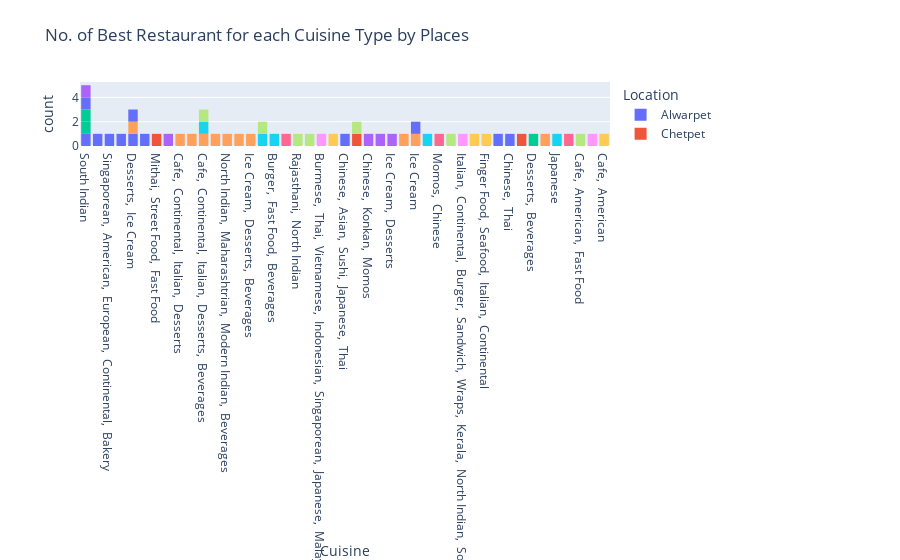

Notebook source saved alongside this figure:
### Code cell
fig = px.histogram(highest_rated_df, x='Cuisine', color='Location',
 title= 'No. of Best Restaurant for each Cuisine Type by Places')
# .update_xaxes(categoryorder="total desce")
fig.show()

### Figure 1 — Plotly figure (JSON) as saved in the notebook; plotly's stock layout.template omitted (floating-point values rounded to 4 significant figures)
{"data": [{"alignmentgroup": "True", "bingroup": "x", "hovertemplate": "Location=Alwarpet<br>Cuisine=%{x}<br>count=%{y}<extra></extra>", "legendgroup": "Alwarpet", "marker": {"color": "#636efa", "pattern": {"shape": ""}}, "name": "Alwarpet", "offsetgroup": "Alwarpet", "orientation": "v", "showlegend": true, "type": "histogram", "visible": true, "x": ["South Indian", "Middle Eastern", "Singaporean,  American,  European,  Continental,  Bakery", "Fast Food,  Desserts,  Beverages", "Desserts,  Ice Cream", "Thai"], "xaxis": "x", "yaxis": "y"}, {"alignmentgroup": "True", "bingroup": "x", "hovertemplate": "Location=Chetpet<br>Cuisine=%{x}<br>count=%{y}<extra></extra>", "legendgroup": "Chetpet", "marker": {"color": "#EF553B", "pattern": {"shape": ""}}, "name": "Chetpet", "offsetgroup": "Chetpet", "orientation": "v", "showlegend": true, "type": "histogram", "visible": true, "x": ["Mithai,  Street Food,  Fast Food"], "xaxis": "x", "yaxis": "y"}, {"alignmentgroup": "True", "bingroup": "x", "hovertemplate": "Location=Velachery<br>Cuisine=%{x}<br>count=%{y}<extra></extra>", "legendgroup": "Velachery", "marker": {"color": "#00cc96", "pattern": {"shape": ""}}, "name": "Velachery", "offsetgroup": "Velachery", "orientation": "v", "showlegend": true, "type": "histogram", "x": ["South Indian"], "xaxis": "x", "yaxis": "y"}, {"alignmentgroup": "True", "bingroup": "x", "hovertemplate": "Location=Royapettah<br>Cuisine=%{x}<br>count=%{y}<extra></extra>", "legendgroup": "Royapettah", "marker": {"color": "#ab63fa", "pattern": {"shape": ""}}, "name": "Royapettah", "offsetgroup": "Royapettah", "orientation": "v", "showlegend": true, "type": "histogram", "x": ["Bakery,  Desserts,  Beverages"], "xaxis": "x", "yaxis": "y"}, {"alignmentgroup": "True", "bingroup": "x", "hovertemplate": "Location=Nungambakkam<br>Cuisine=%{x}<br>count=%{y}<extra></extra>", "legendgroup": "Nungambakkam", "marker": {"color": "#FFA15A", "pattern": {"shape": ""}}, "name": "Nungambakkam", "offsetgroup": "Nungambakkam", "orientation": "v", "showlegend": true, "type": "histogram", "x": ["Desserts,  Ice Cream", "Cafe,  Continental,  Italian,  Desserts", "North Indian,  South Indian,  Chinese,  Asian,  Fast Food,  Desserts,  Beverages", "Cafe,  Continental,  Italian,  Desserts,  Beverages", "North Indian,  Desserts,  Beverages", "North Indian,  Maharashtrian,  Modern Indian,  Beverages", "Seafood,  North Indian,  Chinese", "Ice Cream,  Desserts,  Beverages"], "xaxis": "x", "yaxis": "y"}, {"alignmentgroup": "True", "bingroup": "x", "hovertemplate": "Location=Besant Nagar<br>Cuisine=%{x}<br>count=%{y}<extra></extra>", "legendgroup": "Besant Nagar", "marker": {"color": "#19d3f3", "pattern": {"shape": ""}}, "name": "Besant Nagar", "offsetgroup": "Besant Nagar", "orientation": "v", "showlegend": true, "type": "histogram", "x": ["Italian,  Mexican,  Salad", "Burger,  Fast Food,  Beverages", "Cafe,  Continental,  Italian,  Desserts,  Beverages"], "xaxis": "x", "yaxis": "y"}, {"alignmentgroup": "True", "bingroup": "x", "hovertemplate": "Location=Kilpauk<br>Cuisine=%{x}<br>count=%{y}<extra></extra>", "legendgroup": "Kilpauk", "marker": {"color": "#FF6692", "pattern": {"shape": ""}}, "name": "Kilpauk", "offsetgroup": "Kilpauk", "orientation": "v", "showlegend": true, "type": "histogram", "x": ["Fast Food"], "xaxis": "x", "yaxis": "y"}, {"alignmentgroup": "True", "bingroup": "x", "hovertemplate": "Location=Anna Nagar West<br>Cuisine=%{x}<br>count=%{y}<extra></extra>", "legendgroup": "Anna Nagar West", "marker": {"color": "#B6E880", "pattern": {"shape": ""}}, "name": "Anna Nagar West", "offsetgroup": "Anna Nagar West", "orientation": "v", "showlegend": true, "type": "histogram", "x": ["Rajasthani,  North Indian", "Asian,  Chinese,  Middle Eastern", "Italian,  Mexican,  Salad"], "xaxis": "x", "yaxis": "y"}, {"alignmentgroup": "True", "bingroup": "x", "hovertemplate": "Location=Kotturpuram<br>Cuisine=%{x}<br>count=%{y}<extra></extra>", "legendgroup": "Kotturpuram", "marker": {"color": "#FF97FF", "pattern": {"shape": ""}}, "name": "Kotturpuram", "offsetgroup": "Kotturpuram", "orientation": "v", "showlegend": true, "type": "histogram", "x": ["Burmese,  Thai,  Vietnamese,  Indonesian,  Singaporean,  Japanese,  Malaysian"], "xaxis": "x", "yaxis": "y"}, {"alignmentgroup": "True", "bingroup": "x", "hovertemplate": "Location=Thousand Lights<br>Cuisine=%{x}<br>count=%{y}<extra></extra>", "legendgroup": "Thousand Lights", "marker": {"color": "#FECB52", "pattern": {"shape": ""}}, "name": "Thousand Lights", "offsetgroup": "Thousand Lights", "orientation": "v", "showlegend": true, "type": "histogram", "x": ["Beverages,  Fast Food,  Healthy Food,  Juices"], "xaxis": "x", "yaxis": "y"}, {"alignmentgroup": "True", "bingroup": "x", "hovertemplate": "Location=Phoenix Market City, Velachery<br>Cuisine=%{x}<br>count=%{y}<extra></extra>", "legendgroup": "Phoenix Market City, Velachery", "marker": {"color": "#636efa", "pattern": {"shape": ""}}, "name": "Phoenix Market City, Velachery", "offsetgroup": "Phoenix Market City, Velachery", "orientation": "v", "showlegend": true, "type": "histogram", "x": ["Chinese,  Asian,  Sushi,  Japanese,  Thai"], "xaxis": "x", "yaxis": "y"}, {"alignmentgroup": "True", "bingroup": "x", "hovertemplate": "Location=Mayajaal Multiplex, Kanathur<br>Cuisine=%{x}<br>count=%{y}<extra></extra>", "legendgroup": "Mayajaal Multiplex, Kanathur", "marker": {"color": "#EF553B", "pattern": {"shape": ""}}, "name": "Mayajaal Multiplex, Kanathur", "offsetgroup": "Mayajaal Multiplex, Kanathur", "orientation": "v", "showlegend": true, "type": "histogram", "x": ["North Indian"], "xaxis": "x", "yaxis": "y"}, {"alignmentgroup": "True", "bingroup": "x", "hovertemplate": "Location=Mylapore<br>Cuisine=%{x}<br>count=%{y}<extra></extra>", "legendgroup": "Mylapore", "marker": {"color": "#00cc96", "pattern": {"shape": ""}}, "name": "Mylapore", "offsetgroup": "Mylapore", "orientation": "v", "showlegend": true, "type": "histogram", "x": ["South Indian"], "xaxis": "x", "yaxis": "y"}, {"alignmentgroup": "True", "bingroup": "x", "hovertemplate": "Location=Egmore<br>Cuisine=%{x}<br>count=%{y}<extra></extra>", "legendgroup": "Egmore", "marker": {"color": "#ab63fa", "pattern": {"shape": ""}}, "name": "Egmore", "offsetgroup": "Egmore", "orientation": "v", "showlegend": true, "type": "histogram", "x": ["Chinese,  Konkan,  Momos", "Kebab,  Rolls,  Mughlai", "Ice Cream,  Desserts"], "xaxis": "x", "yaxis": "y"}, {"alignmentgroup": "True", "bingroup": "x", "hovertemplate": "Location=Anna Nagar East<br>Cuisine=%{x}<br>count=%{y}<extra></extra>", "legendgroup": "Anna Nagar East", "marker": {"color": "#FFA15A", "pattern": {"shape": ""}}, "name": "Anna Nagar East", "offsetgroup": "Anna Nagar East", "orientation": "v", "showlegend": true, "type": "histogram", "x": ["Arabian,  Mughlai,  North Indian,  Biryani", "Ice Cream"], "xaxis": "x", "yaxis": "y"}, {"alignmentgroup": "True", "bingroup": "x", "hovertemplate": "Location=West Mambalam<br>Cuisine=%{x}<br>count=%{y}<extra></extra>", "legendgroup": "West Mambalam", "marker": {"color": "#19d3f3", "pattern": {"shape": ""}}, "name": "West Mambalam", "offsetgroup": "West Mambalam", "orientation": "v", "showlegend": true, "type": "histogram", "x": ["Sandwich,  Fast Food,  Beverages"], "xaxis": "x", "yaxis": "y"}, {"alignmentgroup": "True", "bingroup": "x", "hovertemplate": "Location=Choolaimedu<br>Cuisine=%{x}<br>count=%{y}<extra></extra>", "legendgroup": "Choolaimedu", "marker": {"color": "#FF6692", "pattern": {"shape": ""}}, "name": "Choolaimedu", "offsetgroup": "Choolaimedu", "orientation": "v", "showlegend": true, "type": "histogram", "x": ["Momos,  Chinese"], "xaxis": "x", "yaxis": "y"}, {"alignmentgroup": "True", "bingroup": "x", "hovertemplate": "Location=T. Nagar<br>Cuisine=%{x}<br>count=%{y}<extra></extra>", "legendgroup": "T. Nagar", "marker": {"color": "#B6E880", "pattern": {"shape": ""}}, "name": "T. Nagar", "offsetgroup": "T. Nagar", "orientation": "v", "showlegend": true, "type": "histogram", "x": ["Fast Food,  Italian,  Salad", "North Indian"], "xaxis": "x", "yaxis": "y"}, {"alignmentgroup": "True", "bingroup": "x", "hovertemplate": "Location=Kanathur<br>Cuisine=%{x}<br>count=%{y}<extra></extra>", "legendgroup": "Kanathur", "marker": {"color": "#FF97FF", "pattern": {"shape": ""}}, "name": "Kanathur", "offsetgroup": "Kanathur", "orientation": "v", "showlegend": true, "type": "histogram", "x": ["Italian,  Continental,  Burger,  Sandwich,  Wraps,  Kerala,  North Indian,  South Indian"], "xaxis": "x", "yaxis": "y"}, {"alignmentgroup": "True", "bingroup": "x", "hovertemplate": "Location=Gopalapuram<br>Cuisine=%{x}<br>count=%{y}<extra></extra>", "legendgroup": "Gopalapuram", "marker": {"color": "#FECB52", "pattern": {"shape": ""}}, "name": "Gopalapuram", "offsetgroup": "Gopalapuram", "orientation": "v", "showlegend": true, "type": "histogram", "x": ["Asian,  Chinese,  Beverages", "Finger Food,  Seafood,  Italian,  Continental"], "xaxis": "x", "yaxis": "y"}, {"alignmentgroup": "True", "bingroup": "x", "hovertemplate": "Location=Adyar<br>Cuisine=%{x}<br>count=%{y}<extra></extra>", "legendgroup": "Adyar", "marker": {"color": "#636efa", "pattern": {"shape": ""}}, "name": "Adyar", "offsetgroup": "Adyar", "orientation": "v", "showlegend": true, "type": "histogram", "x": ["South Indian", "North Indian,  Chettinad,  Mughlai,  Desserts,  Beverages", "Ice Cream", "Chinese,  Thai"], "xaxis": "x", "yaxis": "y"}, {"alignmentgroup": "True", "bingroup": "x", "hovertemplate": "Location=The Spring Hotel, Nungambakkam<br>Cuisine=%{x}<br>count=%{y}<extra></extra>", "legendgroup": "The Spring Hotel, Nungambakkam", "marker": {"color": "#EF553B", "pattern": {"shape": ""}}, "name": "The Spring Hotel, Nungambakkam", "offsetgroup": "The Spring Hotel, Nungambakkam", "orientation": "v", "showlegend": true, "type": "histogram", "x": ["Momos,  Asian,  Chinese,  Sushi"], "xaxis": "x", "yaxis": "y"}, {"alignmentgroup": "True", "bingroup": "x", "hovertemplate": "Location=Express Avenue Mall,Royapettah<br>Cuisine=%{x}<br>count=%{y}<extra></extra>", "legendgroup": "Express Avenue Mall,Royapettah", "marker": {"color": "#00cc96", "pattern": {"shape": ""}}, "name": "Express Avenue Mall,Royapettah", "offsetgroup": "Express Avenue Mall,Royapettah", "orientation": "v", "showlegend": true, "type": "histogram", "x": ["Desserts,  Beverages"], "xaxis": "x", "yaxis": "y"}, {"alignmentgroup": "True", "bingroup": "x", "hovertemplate": "Location=Sathyam Cinemas Complex, Royapettah<br>Cuisine=%{x}<br>count=%{y}<extra></extra>", "legendgroup": "Sathyam Cinemas Complex, Royapettah", "marker": {"color": "#ab63fa", "pattern": {"shape": ""}}, "name": "Sathyam Cinemas Complex, Royapettah", "offsetgroup": "Sathyam Cinemas Complex, Royapettah", "orientation": "v", "showlegend": true, "type": "histogram", "x": ["South Indian"], "xaxis": "x", "yaxis": "y"}, {"alignmentgroup": "True", "bingroup": "x", "hovertemplate": "Location=Foodies Kitchen<br>Cuisine=%{x}<br>count=%{y}<extra></extra>", "legendgroup": "Foodies Kitchen", "marker": {"color": "#FFA15A", "pattern": {"shape": ""}}, "name": "Foodies Kitchen", "offsetgroup": "Foodies Kitchen", "orientation": "v", "showlegend": true, "type": "histogram", "x": ["Thai,  Asian"], "xaxis": "x", "yaxis": "y"}, {"alignmentgroup": "True", "bingroup": "x", "hovertemplate": "Location=Vadapalani<br>Cuisine=%{x}<br>count=%{y}<extra></extra>", "legendgroup": "Vadapalani", "marker": {"color": "#19d3f3", "pattern": {"shape": ""}}, "name": "Vadapalani", "offsetgroup": "Vadapalani", "orientation": "v", "showlegend": true, "type": "histogram", "x": ["Japanese"], "xaxis": "x", "yaxis": "y"}, {"alignmentgroup": "True", "bingroup": "x", "hovertemplate": "Location=Medavakkam<br>Cuisine=%{x}<br>count=%{y}<extra></extra>", "legendgroup": "Medavakkam", "marker": {"color": "#FF6692", "pattern": {"shape": ""}}, "name": "Medavakkam", "offsetgroup": "Medavakkam", "orientation": "v", "showlegend": true, "type": "histogram", "x": ["North Indian,  Chinese,  Arabian,  BBQ,  Biryani,  Beverages"], "xaxis": "x", "yaxis": "y"}, {"alignmentgroup": "True", "bingroup": "x", "hovertemplate": "Location=Teynampet<br>Cuisine=%{x}<br>count=%{y}<extra></extra>", "legendgroup": "Teynampet", "marker": {"color": "#B6E880", "pattern": {"shape": ""}}, "name": "Teynampet", "offsetgroup": "Teynampet", "orientation": "v", "showlegend": true, "type": "histogram", "x": ["Cafe,  Continental,  Italian,  Desserts,  Beverages", "Cafe,  American,  Fast Food"], "xaxis": "x", "yaxis": "y"}, {"alignmentgroup": "True", "bingroup": "x", "hovertemplate": "Location=Triplicane<br>Cuisine=%{x}<br>count=%{y}<extra></extra>", "legendgroup": "Triplicane", "marker": {"color": "#FF97FF", "pattern": {"shape": ""}}, "name": "Triplicane", "offsetgroup": "Triplicane", "orientation": "v", "showlegend": true, "type": "histogram", "x": ["South Indian,  Chinese,  Street Food,  Beverages"], "xaxis": "x", "yaxis": "y"}, {"alignmentgroup": "True", "bingroup": "x", "hovertemplate": "Location=Taramani<br>Cuisine=%{x}<br>count=%{y}<extra></extra>", "legendgroup": "Taramani", "marker": {"color": "#FECB52", "pattern": {"shape": ""}}, "name": "Taramani", "offsetgroup": "Taramani", "orientation": "v", "showlegend": true, "type": "histogram", "x": ["Cafe,  American"], "xaxis": "x", "yaxis": "y"}, {"alignmentgroup": "True", "bingroup": "x", "hovertemplate": "Location=Thuraipakkam<br>Cuisine=%{x}<br>count=%{y}<extra></extra>", "legendgroup": "Thuraipakkam", "marker": {"color": "#636efa", "pattern": {"shape": ""}}, "name": "Thuraipakkam", "offsetgroup": "Thuraipakkam", "orientation": "v", "showlegend": true, "type": "histogram", "x": ["Desserts,  Ice Cream"], "xaxis": "x", "yaxis": "y"}], "layout": {"autosize": true, "barmode": "relative", "dragmode": "zoom", "legend": {"title": {"text": "Location"}, "tracegroupgap": 0}, "title": {"text": "No. of Best Restaurant for each Cuisine Type by Places"}, "xaxis": {"anchor": "y", "autorange": false, "domain": [0, 1], "range": [-0.5, 44.5], "title": {"text": "Cuisine"}, "type": "category"}, "yaxis": {"anchor": "x", "autorange": false, "domain": [0, 1], "range": [-2.22e-16, 5.263], "title": {"text": "count"}}}}
